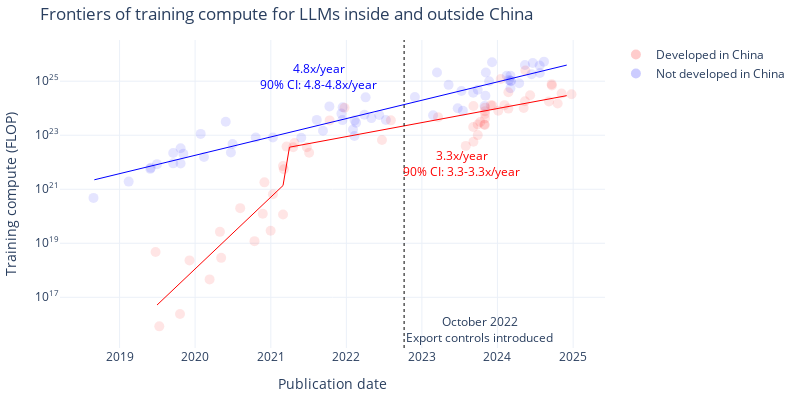

Notebook source saved alongside this figure:
### Code cell
# Graph of the different model fits using plotly
model_types = {
    'Non-China': 'Simple',
    'China': 'Discontinuity',
}
# Parameters for each model selection
model_params = {
    'Simple': {
        'kink_count': 0,
        'allow_discontinuities': False,
    },
    'One kink': {
        'kink_count': 1,
        'allow_discontinuities': False,
    },
    'Discontinuity': {
        'kink_count': 1,
        'allow_discontinuities': True,
    }
}

def plot_model(df, model_types, model_params):
    fig = go.Figure()

    # Plot the original data points
    df_non_china = df[df['category'] == 'Non-China']
    df_china = df[df['category'] == 'China']

    fig.add_trace(go.Scatter(
        x=df_non_china['date'], y=df_non_china['log_flop'],
        mode='markers', name='Not developed in China', text=df_non_china['Model'],
        marker=dict(color=colors['Non-China'], opacity=0.1, size=10)
    ))
    fig.add_trace(go.Scatter(
        x=df_china['date'], y=df_china['log_flop'],
        mode='markers', name='Developed in China', text=df_china['Model'],
        marker=dict(color=colors['China'], opacity=0.1, size=10)
    ))

    # Show the export controls date
    # Convert 2022-10-07 to seconds since epoch
    export_controls_date = pd.Timestamp('2022-10-07').value / 1e6
    fig.add_vline(x=export_controls_date, line_color='black', line_width=1, line_dash='dot', 
        annotation_text='October 2022<br>Export controls introduced', annotation_position='bottom right')

    # non_china_date_grid = pd.date_range(start=non_china_df['date'].min(), end=non_china_df['date'].max(), freq='MS')
    # china_date_grid = pd.date_range(start=china_df['date'].min(), end=china_df['date'].max(), freq='MS')
    date_grid = pd.date_range(start=df['date'].min(), end=df['date'].max(), freq='MS')

    trend_dfs = {}
    ci_dfs = {}
    fit_results = {}
    for category, model_type in model_types.items():
        params = model_params[model_type]
        fit_result = fit_n_phase_exponential(df[df['category'] == category], **params)
        fit_results[category] = fit_result

        # Get the month of the first point, then use that to index the date_grid
        start_month = df[df['category'] == category]['date'].min().month + 1
        start_index = np.where(date_grid.month == start_month)[0][0]
        log_flop = fit_result.predict(pd.Series(date_grid))
        # To plot the bootstrapped mean prediction instead:
        # log_flop = np.mean(regression_data[category]['bootstrap_predictions'][model_type], axis=0)

        trend_dfs[category] = pd.DataFrame({
            'date': date_grid[start_index:],
            'log_flop': log_flop[start_index:],
        })

        # Get the confidence intervals
        ci_data = calculate_confidence_intervals(regression_data[category]['bootstrap_predictions'], percentile=90)
        ci_dfs[category] = pd.DataFrame({
            'date': date_grid[start_index:],
            'lower': ci_data[model_type]['lower'][start_index:],
            'upper': ci_data[model_type]['upper'][start_index:],
        })

        # Plot the best fit line with confidence intervals
        fig.add_trace(go.Scatter(
            x=date_grid[start_index:], y=log_flop[start_index:],
            mode='lines', name=f'{category} best fit line',
            line=dict(color=colors[category], width=1),
            showlegend=False,
        ))
        fig.add_trace(go.Scatter(
            x=date_grid[start_index:],
            y=ci_data[model_type]['lower'][start_index:],
            mode='lines',
            line=dict(color=colors[category], width=0),
            showlegend=False,
        ))
        fig.add_trace(go.Scatter(
            x=date_grid[start_index:],
            y=ci_data[model_type]['upper'][start_index:],
            mode='lines',
            fill='tonexty',
            fillcolor='rgba(0,0,255,0.1)' if category == 'Non-China' else 'rgba(255,0,0,0.1)',
            line=dict(color=colors[category], width=0),
            name=f'{category} 90% CI',
            showlegend=False,
        ))

    # Add slope labels
    for category in ['Non-China', 'China']:
        category_df = df[df['category'] == category]
        points = [category_df['date'].min()] + fit_results[category].break_points_dt + [category_df['date'].max()]
        model_type = model_types[category]
        best_slope = 10**regression_data[category]['models'][model_type].oom_year_slopes[-1]
        slopes = bootstrap_summary_data[category]['bootstrap_slopes'][model_type]
        slope_label = f'{best_slope:.1f}x/year<br>90% CI: {slopes[0]:.1f}-{slopes[1]:.1f}x/year'
        for i in range(len(points) - 2, len(points) - 1):
            mid = points[i] + (points[i+1] - points[i]) / 2
            if category == 'China':
                mid += pd.Timedelta(days=150)
            y = fit_results[category].predict(pd.Series([mid]))[0]
            fig.add_annotation(
                x=mid, y=y + 1.8 * (1 if category == 'Non-China' else -1),
                text=slope_label,
                showarrow=False,
                font=dict(size=12, color=colors[category])
            )

    # Update layout
    title = f'Frontiers of training compute for LLMs inside and outside China'
    fig.update_layout(
        template='plotly_white',
        width=800,
        height=400,
        title=title,
        xaxis_title='Publication date',
        yaxis_title='Training compute (FLOP)',
        legend_title='',
        margin=dict(l=10, r=10, t=40, b=10),
        yaxis=dict(
            tickmode='array',
            tickvals=list(range(int(df['log_flop'].min()), int(df['log_flop'].max())+2, 2)),
            ticktext=[f'10<sup>{i}</sup>' for i in range(int(df['log_flop'].min()), int(df['log_flop'].max())+2, 2)]
        )
    )

    if save:
        fname = f'compute_regression_china_model={model_types["China"]}_non_china_model={model_types["Non-China"]}_model_selection={model_selection}_frontier={frontier_selection}_top{top_n}_cutoff={cutoff_date}'
        save_plot(fig, results_dir, fname)
        
        slope_df = pd.DataFrame({
            'Category': ['Non-China', 'China'],
            'Best fit slope': [10**regression_data[category]['models'][model_types[category]].oom_year_slopes[-1] for category in ['Non-China', 'China']],
            '90% CI lower': [bootstrap_summary_data[category]['bootstrap_slopes'][model_types[category]][0] for category in ['Non-China', 'China']],
            '90% CI upper': [bootstrap_summary_data[category]['bootstrap_slopes'][model_types[category]][1] for category in ['Non-China', 'China']],
        })
        slope_df.to_csv(results_dir + f'plot_data/recent_slopes_{fname}.csv', index=False)

        df_non_china[['Model', 'Organization', 'date', 'log_flop']].to_csv(results_dir + f'plot_data/non_china_scatter_{fname}.csv', index=False)
        df_china[['Model', 'Organization', 'date', 'log_flop']].to_csv(results_dir + f'plot_data/china_scatter_{fname}.csv', index=False)
        trend_dfs['Non-China'][['date', 'log_flop']].to_csv(results_dir + f'plot_data/non_china_best_fit_line_{fname}.csv', index=False)
        trend_dfs['China'][['date', 'log_flop']].to_csv(results_dir + f'plot_data/china_best_fit_line_{fname}.csv', index=False)
        ci_dfs['Non-China'][['date', 'lower', 'upper']].to_csv(results_dir + f'plot_data/non_china_ci_{fname}.csv', index=False)
        ci_dfs['China'][['date', 'lower', 'upper']].to_csv(results_dir + f'plot_data/china_ci_{fname}.csv', index=False)


    for category in ['Non-China', 'China']:
        print(category)
        fit_result = fit_results[category]
        simple_fit = fit_n_phase_exponential(df[df['category'] == category], 0)
        bayes_factor = np.exp(-0.5 * (fit_result.bic - simple_fit.bic))
        unadjusted_bayes_factor = np.exp(-0.5 * (fit_result.bic - (simple_fit.bic + 2*np.log(len(df[df['category'] == category])))))

        print(f"BIC score: {fit_result.bic}")
        bic_score_difference = fit_result.bic - simple_fit.bic
        if bic_score_difference > 0:
            print(f"The simple exponential is preferred over this fit by a BIC score difference of {fit_result.bic - simple_fit.bic}")
        if bic_score_difference < 0:
            print(f"This fit is preferred over a simple exponential by a BIC score difference of {-(fit_result.bic - simple_fit.bic)}")

    fig.show()

    return fit_result

fit_result = plot_model(df_filtered, model_types, model_params)

### Figure 1 — Plotly figure (JSON) as saved in the notebook; plotly's stock layout.template omitted (floating-point values rounded to 4 significant figures)
{"data": [{"marker": {"color": "blue", "opacity": 0.1, "size": 10}, "mode": "markers", "name": "Not developed in China", "text": ["Big Transformer for Back-Translation", "GPT-2 (1.5B)", "Grover-Mega", "XLNet", "RoBERTa Large", "Megatron-LM (8.3B)", "Megatron-BERT", "T5-11B", "T5-3B", "XLM-RoBERTa", "Meena", "Turing-NLG", "GPT-3 175B (davinci)", "GPT-3 13B", "GShard (dense)", "mT5-XXL", "Switch", "ByT5-XXL", "Jurassic-1-Jumbo", "HyperCLOVA 82B", "Megatron-Turing NLG 530B", "Gopher (280B)", "GLaM", "EXAONE 1.0", "AlphaCode", "GPT-NeoX-20B", "LaMDA", "ST-MoE", "Chinchilla", "PaLM (540B)", "OPT-175B", "BIG-G 137B", "BLOOM-176B", "GPT-3.5", "LLaMA-65B", "GPT-4", "PaLM 2", "Inflection-1", "Claude 2", "Llama 2-70B", "Falcon-180B", "Amazon Titan", "Mi:dm 200B", "Grok-1", "GPT-4 Turbo", "Inflection-2", "Gemini 1.0 Ultra", "Gemini 1.5 Pro", "Mistral Large", "Claude 3 Opus", "Aramco Metabrain AI", "Claude 3 Sonnet", "Inflection-2.5", "Reka Core", "GPT-4o", "Nemotron-4 340B", "Claude 3.5 Sonnet", "Llama 3.1-405B", "Mistral Large 2", "Grok-2"], "type": "scatter", "x": ["2018-08-28T00:00:00", "2019-02-14T00:00:00", "2019-05-29T00:00:00", "2019-06-01T00:00:00", "2019-07-01T00:00:00", "2019-09-17T00:00:00", "2019-09-17T00:00:00", "2019-10-23T00:00:00", "2019-10-23T00:00:00", "2019-11-05T00:00:00", "2020-01-28T00:00:00", "2020-02-13T00:00:00", "2020-05-28T00:00:00", "2020-06-22T00:00:00", "2020-06-30T00:00:00", "2020-10-20T00:00:00", "2021-01-11T00:00:00", "2021-05-28T00:00:00", "2021-08-11T00:00:00", "2021-09-10T00:00:00", "2021-10-11T00:00:00", "2021-12-08T00:00:00", "2021-12-13T00:00:00", "2021-12-14T00:00:00", "2022-02-02T00:00:00", "2022-02-09T00:00:00", "2022-02-10T00:00:00", "2022-02-17T00:00:00", "2022-03-29T00:00:00", "2022-04-04T00:00:00", "2022-05-02T00:00:00", "2022-06-09T00:00:00", "2022-07-11T00:00:00", "2022-11-28T00:00:00", "2023-02-24T00:00:00", "2023-03-15T00:00:00", "2023-05-10T00:00:00", "2023-06-23T00:00:00", "2023-07-11T00:00:00", "2023-07-18T00:00:00", "2023-09-06T00:00:00", "2023-09-28T00:00:00", "2023-10-31T00:00:00", "2023-11-04T00:00:00", "2023-11-06T00:00:00", "2023-11-22T00:00:00", "2023-12-06T00:00:00", "2024-02-15T00:00:00", "2024-02-26T00:00:00", "2024-03-04T00:00:00", "2024-03-04T00:00:00", "2024-03-04T00:00:00", "2024-03-07T00:00:00", "2024-04-15T00:00:00", "2024-05-13T00:00:00", "2024-06-14T00:00:00", "2024-06-20T00:00:00", "2024-07-23T00:00:00", "2024-07-24T00:00:00", "2024-08-13T00:00:00"], "y": [20.68, 21.28, 21.76, 21.79, 21.93, 21.96, 22.34, 22.52, 21.95, 22.32, 23.05, 22.2, 23.5, 22.36, 22.68, 22.91, 22.91, 22.91, 23.57, 23.17, 24.07, 23.8, 23.56, 24.03, 23.21, 22.97, 23.55, 23.46, 23.76, 24.4, 23.63, 23.75, 23.56, 24.41, 23.74, 25.32, 24.87, 24.0, 24.64, 23.91, 24.58, 24.68, 24.08, 24.46, 25.32, 25.0, 25.7, 25.2, 25.05, 25.2, 25.02, 24.74, 25.0, 24.92, 25.6, 25.26, 25.67, 25.58, 25.3, 25.72]}, {"marker": {"color": "red", "opacity": 0.1, "size": 10}, "mode": "markers", "name": "Developed in China", "text": ["Tensorized Transformer (257M)", "R-Transformer", "LSTM(large)+Sememe+cell", "MMLSTM", "TransformerXL + spectrum control", "Segatron XL large, M=384", "NAS+ESS (156M)", "ERNIE-GEN (large)", "Memformer (4 encoder + 16 decoder)", "KEPLER", "CPM-Large", "ERNIE-Doc (247M)", "Wu Dao - Wen Yuan", "Wu Dao - Wen Lan", "Wu Dao - Wen Hui", "M6-T", "GLM-10B", "PLUG", "PanGu-α", "CPM-2", "ERNIE 3.0", "Yuan 1.0", "ERNIE 3.0 Titan", "CodeGeeX", "GLM-130B", "PanGu-Σ", "JIANG", "Baichuan2-13B", "Hunyuan", "FLM-101B", "Qwen-7B", "Qwen-14B", "CodeFuse-13B", "Skywork-13B", "Nanbeige-16B", "BlueLM 70B", "Yi-34B", "BlueLM 130B", "BlueLM 175B", "Qwen-72B", "XVERSE-65B-2", "DeepSeek LLM 67B", "GLM-4 (0116)", "Qwen1.5-72B", "MegaScale (530B)", "MegaScale (Production)", "DeepSeek-V2 (MoE-236B)", "Yi-Large", "Doubao-pro", "Qwen2-72B", "DeepSeek-V2.5", "Qwen2.5-72B", "Telechat2-115B", "Yi-Lightning", "Hunyuan-Large", "DeepSeek-V3"], "type": "scatter", "x": ["2019-06-24T00:00:00", "2019-07-12T00:00:00", "2019-10-20T00:00:00", "2019-12-05T00:00:00", "2020-03-11T00:00:00", "2020-04-30T00:00:00", "2020-05-06T00:00:00", "2020-08-06T00:00:00", "2020-10-14T00:00:00", "2020-11-23T00:00:00", "2020-12-01T00:00:00", "2020-12-31T00:00:00", "2021-01-11T00:00:00", "2021-03-01T00:00:00", "2021-03-01T00:00:00", "2021-03-05T00:00:00", "2021-03-18T00:00:00", "2021-04-19T00:00:00", "2021-04-25T00:00:00", "2021-06-24T00:00:00", "2021-07-05T00:00:00", "2021-10-12T00:00:00", "2021-12-23T00:00:00", "2022-06-22T00:00:00", "2022-08-04T00:00:00", "2023-03-20T00:00:00", "2023-08-01T00:00:00", "2023-09-06T00:00:00", "2023-09-07T00:00:00", "2023-09-07T00:00:00", "2023-09-28T00:00:00", "2023-09-28T00:00:00", "2023-10-10T00:00:00", "2023-10-30T00:00:00", "2023-11-01T00:00:00", "2023-11-02T00:00:00", "2023-11-02T00:00:00", "2023-11-02T00:00:00", "2023-11-02T00:00:00", "2023-11-30T00:00:00", "2023-12-08T00:00:00", "2024-01-05T00:00:00", "2024-01-17T00:00:00", "2024-02-04T00:00:00", "2024-02-23T00:00:00", "2024-02-23T00:00:00", "2024-05-07T00:00:00", "2024-05-13T00:00:00", "2024-05-15T00:00:00", "2024-06-07T00:00:00", "2024-09-06T00:00:00", "2024-09-19T00:00:00", "2024-09-20T00:00:00", "2024-10-18T00:00:00", "2024-11-06T00:00:00", "2024-12-24T00:00:00"], "y": [18.68, 15.92, 16.38, 18.37, 17.66, 19.42, 18.46, 20.3, 19.08, 20.09, 21.26, 19.46, 20.81, 21.86, 20.06, 21.74, 22.58, 22.56, 22.71, 22.56, 22.35, 23.55, 24.02, 22.82, 23.55, 23.67, 22.61, 23.31, 24.08, 22.76, 23.0, 23.4, 23.49, 23.4, 23.38, 23.62, 23.79, 23.89, 24.02, 24.11, 24.1, 23.91, 25.08, 24.11, 23.99, 24.59, 24.01, 24.26, 25.4, 24.48, 24.25, 24.89, 24.84, 24.18, 24.54, 24.52]}, {"line": {"color": "blue", "width": 1}, "mode": "lines", "name": "Non-China best fit line", "showlegend": false, "type": "scatter", "x": ["2018-09-01T00:00:00", "2018-10-01T00:00:00", "2018-11-01T00:00:00", "2018-12-01T00:00:00", "2019-01-01T00:00:00", "2019-02-01T00:00:00", "2019-03-01T00:00:00", "2019-04-01T00:00:00", "2019-05-01T00:00:00", "2019-06-01T00:00:00", "2019-07-01T00:00:00", "2019-08-01T00:00:00", "2019-09-01T00:00:00", "2019-10-01T00:00:00", "2019-11-01T00:00:00", "2019-12-01T00:00:00", "2020-01-01T00:00:00", "2020-02-01T00:00:00", "2020-03-01T00:00:00", "2020-04-01T00:00:00", "2020-05-01T00:00:00", "2020-06-01T00:00:00", "2020-07-01T00:00:00", "2020-08-01T00:00:00", "2020-09-01T00:00:00", "2020-10-01T00:00:00", "2020-11-01T00:00:00", "2020-12-01T00:00:00", "2021-01-01T00:00:00", "2021-02-01T00:00:00", "2021-03-01T00:00:00", "2021-04-01T00:00:00", "2021-05-01T00:00:00", "2021-06-01T00:00:00", "2021-07-01T00:00:00", "2021-08-01T00:00:00", "2021-09-01T00:00:00", "2021-10-01T00:00:00", "2021-11-01T00:00:00", "2021-12-01T00:00:00", "2022-01-01T00:00:00", "2022-02-01T00:00:00", "2022-03-01T00:00:00", "2022-04-01T00:00:00", "2022-05-01T00:00:00", "2022-06-01T00:00:00", "2022-07-01T00:00:00", "2022-08-01T00:00:00", "2022-09-01T00:00:00", "2022-10-01T00:00:00", "2022-11-01T00:00:00", "2022-12-01T00:00:00", "2023-01-01T00:00:00", "2023-02-01T00:00:00", "2023-03-01T00:00:00", "2023-04-01T00:00:00", "2023-05-01T00:00:00", "2023-06-01T00:00:00", "2023-07-01T00:00:00", "2023-08-01T00:00:00", "2023-09-01T00:00:00", "2023-10-01T00:00:00", "2023-11-01T00:00:00", "2023-12-01T00:00:00", "2024-01-01T00:00:00", "2024-02-01T00:00:00", "2024-03-01T00:00:00", "2024-04-01T00:00:00", "2024-05-01T00:00:00", "2024-06-01T00:00:00", "2024-07-01T00:00:00", "2024-08-01T00:00:00", "2024-09-01T00:00:00", "2024-10-01T00:00:00", "2024-11-01T00:00:00", "2024-12-01T00:00:00"], "y": [21.35, 21.41, 21.46, 21.52, 21.58, 21.63, 21.69, 21.74, 21.8, 21.86, 21.91, 21.97, 22.03, 22.09, 22.14, 22.2, 22.26, 22.31, 22.37, 22.43, 22.48, 22.54, 22.59, 22.65, 22.71, 22.77, 22.82, 22.88, 22.94, 22.99, 23.05, 23.1, 23.16, 23.22, 23.27, 23.33, 23.39, 23.44, 23.5, 23.56, 23.62, 23.67, 23.73, 23.78, 23.84, 23.9, 23.95, 24.01, 24.07, 24.12, 24.18, 24.24, 24.3, 24.35, 24.4, 24.46, 24.52, 24.58, 24.63, 24.69, 24.75, 24.8, 24.86, 24.92, 24.97, 25.03, 25.09, 25.14, 25.2, 25.26, 25.31, 25.37, 25.43, 25.48, 25.54, 25.6]}, {"line": {"color": "blue", "width": 0}, "mode": "lines", "showlegend": false, "type": "scatter", "x": ["2018-09-01T00:00:00", "2018-10-01T00:00:00", "2018-11-01T00:00:00", "2018-12-01T00:00:00", "2019-01-01T00:00:00", "2019-02-01T00:00:00", "2019-03-01T00:00:00", "2019-04-01T00:00:00", "2019-05-01T00:00:00", "2019-06-01T00:00:00", "2019-07-01T00:00:00", "2019-08-01T00:00:00", "2019-09-01T00:00:00", "2019-10-01T00:00:00", "2019-11-01T00:00:00", "2019-12-01T00:00:00", "2020-01-01T00:00:00", "2020-02-01T00:00:00", "2020-03-01T00:00:00", "2020-04-01T00:00:00", "2020-05-01T00:00:00", "2020-06-01T00:00:00", "2020-07-01T00:00:00", "2020-08-01T00:00:00", "2020-09-01T00:00:00", "2020-10-01T00:00:00", "2020-11-01T00:00:00", "2020-12-01T00:00:00", "2021-01-01T00:00:00", "2021-02-01T00:00:00", "2021-03-01T00:00:00", "2021-04-01T00:00:00", "2021-05-01T00:00:00", "2021-06-01T00:00:00", "2021-07-01T00:00:00", "2021-08-01T00:00:00", "2021-09-01T00:00:00", "2021-10-01T00:00:00", "2021-11-01T00:00:00", "2021-12-01T00:00:00", "2022-01-01T00:00:00", "2022-02-01T00:00:00", "2022-03-01T00:00:00", "2022-04-01T00:00:00", "2022-05-01T00:00:00", "2022-06-01T00:00:00", "2022-07-01T00:00:00", "2022-08-01T00:00:00", "2022-09-01T00:00:00", "2022-10-01T00:00:00", "2022-11-01T00:00:00", "2022-12-01T00:00:00", "2023-01-01T00:00:00", "2023-02-01T00:00:00", "2023-03-01T00:00:00", "2023-04-01T00:00:00", "2023-05-01T00:00:00", "2023-06-01T00:00:00", "2023-07-01T00:00:00", "2023-08-01T00:00:00", "2023-09-01T00:00:00", "2023-10-01T00:00:00", "2023-11-01T00:00:00", "2023-12-01T00:00:00", "2024-01-01T00:00:00", "2024-02-01T00:00:00", "2024-03-01T00:00:00", "2024-04-01T00:00:00", "2024-05-01T00:00:00", "2024-06-01T00:00:00", "2024-07-01T00:00:00", "2024-08-01T00:00:00", "2024-09-01T00:00:00", "2024-10-01T00:00:00", "2024-11-01T00:00:00", "2024-12-01T00:00:00"], "y": [21.35, 21.41, 21.46, 21.52, 21.58, 21.63, 21.69, 21.74, 21.8, 21.86, 21.91, 21.97, 22.03, 22.09, 22.14, 22.2, 22.26, 22.31, 22.37, 22.43, 22.48, 22.54, 22.59, 22.65, 22.71, 22.77, 22.82, 22.88, 22.94, 22.99, 23.05, 23.1, 23.16, 23.22, 23.27, 23.33, 23.39, 23.44, 23.5, 23.56, 23.62, 23.67, 23.73, 23.78, 23.84, 23.9, 23.95, 24.01, 24.07, 24.12, 24.18, 24.24, 24.3, 24.35, 24.4, 24.46, 24.52, 24.58, 24.63, 24.69, 24.75, 24.8, 24.86, 24.92, 24.97, 25.03, 25.09, 25.14, 25.2, 25.26, 25.31, 25.37, 25.43, 25.48, 25.54, 25.6]}, {"fill": "tonexty", "fillcolor": "rgba(0,0,255,0.1)", "line": {"color": "blue", "width": 0}, "mode": "lines", "name": "Non-China 90% CI", "showlegend": false, "type": "scatter", "x": ["2018-09-01T00:00:00", "2018-10-01T00:00:00", "2018-11-01T00:00:00", "2018-12-01T00:00:00", "2019-01-01T00:00:00", "2019-02-01T00:00:00", "2019-03-01T00:00:00", "2019-04-01T00:00:00", "2019-05-01T00:00:00", "2019-06-01T00:00:00", "2019-07-01T00:00:00", "2019-08-01T00:00:00", "2019-09-01T00:00:00", "2019-10-01T00:00:00", "2019-11-01T00:00:00", "2019-12-01T00:00:00", "2020-01-01T00:00:00", "2020-02-01T00:00:00", "2020-03-01T00:00:00", "2020-04-01T00:00:00", "2020-05-01T00:00:00", "2020-06-01T00:00:00", "2020-07-01T00:00:00", "2020-08-01T00:00:00", "2020-09-01T00:00:00", "2020-10-01T00:00:00", "2020-11-01T00:00:00", "2020-12-01T00:00:00", "2021-01-01T00:00:00", "2021-02-01T00:00:00", "2021-03-01T00:00:00", "2021-04-01T00:00:00", "2021-05-01T00:00:00", "2021-06-01T00:00:00", "2021-07-01T00:00:00", "2021-08-01T00:00:00", "2021-09-01T00:00:00", "2021-10-01T00:00:00", "2021-11-01T00:00:00", "2021-12-01T00:00:00", "2022-01-01T00:00:00", "2022-02-01T00:00:00", "2022-03-01T00:00:00", "2022-04-01T00:00:00", "2022-05-01T00:00:00", "2022-06-01T00:00:00", "2022-07-01T00:00:00", "2022-08-01T00:00:00", "2022-09-01T00:00:00", "2022-10-01T00:00:00", "2022-11-01T00:00:00", "2022-12-01T00:00:00", "2023-01-01T00:00:00", "2023-02-01T00:00:00", "2023-03-01T00:00:00", "2023-04-01T00:00:00", "2023-05-01T00:00:00", "2023-06-01T00:00:00", "2023-07-01T00:00:00", "2023-08-01T00:00:00", "2023-09-01T00:00:00", "2023-10-01T00:00:00", "2023-11-01T00:00:00", "2023-12-01T00:00:00", "2024-01-01T00:00:00", "2024-02-01T00:00:00", "2024-03-01T00:00:00", "2024-04-01T00:00:00", "2024-05-01T00:00:00", "2024-06-01T00:00:00", "2024-07-01T00:00:00", "2024-08-01T00:00:00", "2024-09-01T00:00:00", "2024-10-01T00:00:00", "2024-11-01T00:00:00", "2024-12-01T00:00:00"], "y": [21.35, 21.41, 21.46, 21.52, 21.58, 21.63, 21.69, 21.74, 21.8, 21.86, 21.91, 21.97, 22.03, 22.09, 22.14, 22.2, 22.26, 22.31, 22.37, 22.43, 22.48, 22.54, 22.59, 22.65, 22.71, 22.77, 22.82, 22.88, 22.94, 22.99, 23.05, 23.1, 23.16, 23.22, 23.27, 23.33, 23.39, 23.44, 23.5, 23.56, 23.62, 23.67, 23.73, 23.78, 23.84, 23.9, 23.95, 24.01, 24.07, 24.12, 24.18, 24.24, 24.3, 24.35, 24.4, 24.46, 24.52, 24.58, 24.63, 24.69, 24.75, 24.8, 24.86, 24.92, 24.97, 25.03, 25.09, 25.14, 25.2, 25.26, 25.31, 25.37, 25.43, 25.48, 25.54, 25.6]}, {"line": {"color": "red", "width": 1}, "mode": "lines", "name": "China best fit line", "showlegend": false, "type": "scatter", "x": ["2019-07-01T00:00:00", "2019-08-01T00:00:00", "2019-09-01T00:00:00", "2019-10-01T00:00:00", "2019-11-01T00:00:00", "2019-12-01T00:00:00", "2020-01-01T00:00:00", "2020-02-01T00:00:00", "2020-03-01T00:00:00", "2020-04-01T00:00:00", "2020-05-01T00:00:00", "2020-06-01T00:00:00", "2020-07-01T00:00:00", "2020-08-01T00:00:00", "2020-09-01T00:00:00", "2020-10-01T00:00:00", "2020-11-01T00:00:00", "2020-12-01T00:00:00", "2021-01-01T00:00:00", "2021-02-01T00:00:00", "2021-03-01T00:00:00", "2021-04-01T00:00:00", "2021-05-01T00:00:00", "2021-06-01T00:00:00", "2021-07-01T00:00:00", "2021-08-01T00:00:00", "2021-09-01T00:00:00", "2021-10-01T00:00:00", "2021-11-01T00:00:00", "2021-12-01T00:00:00", "2022-01-01T00:00:00", "2022-02-01T00:00:00", "2022-03-01T00:00:00", "2022-04-01T00:00:00", "2022-05-01T00:00:00", "2022-06-01T00:00:00", "2022-07-01T00:00:00", "2022-08-01T00:00:00", "2022-09-01T00:00:00", "2022-10-01T00:00:00", "2022-11-01T00:00:00", "2022-12-01T00:00:00", "2023-01-01T00:00:00", "2023-02-01T00:00:00", "2023-03-01T00:00:00", "2023-04-01T00:00:00", "2023-05-01T00:00:00", "2023-06-01T00:00:00", "2023-07-01T00:00:00", "2023-08-01T00:00:00", "2023-09-01T00:00:00", "2023-10-01T00:00:00", "2023-11-01T00:00:00", "2023-12-01T00:00:00", "2024-01-01T00:00:00", "2024-02-01T00:00:00", "2024-03-01T00:00:00", "2024-04-01T00:00:00", "2024-05-01T00:00:00", "2024-06-01T00:00:00", "2024-07-01T00:00:00", "2024-08-01T00:00:00", "2024-09-01T00:00:00", "2024-10-01T00:00:00", "2024-11-01T00:00:00", "2024-12-01T00:00:00"], "y": [16.71, 16.94, 17.16, 17.38, 17.61, 17.83, 18.05, 18.28, 18.49, 18.71, 18.93, 19.15, 19.37, 19.6, 19.82, 20.04, 20.27, 20.48, 20.71, 20.93, 21.14, 22.56, 22.6, 22.64, 22.69, 22.73, 22.78, 22.82, 22.86, 22.9, 22.95, 22.99, 23.03, 23.08, 23.12, 23.16, 23.21, 23.25, 23.29, 23.34, 23.38, 23.42, 23.47, 23.51, 23.55, 23.6, 23.64, 23.68, 23.73, 23.77, 23.81, 23.86, 23.9, 23.94, 23.99, 24.03, 24.07, 24.12, 24.16, 24.2, 24.25, 24.29, 24.34, 24.38, 24.42, 24.47]}, {"line": {"color": "red", "width": 0}, "mode": "lines", "showlegend": false, "type": "scatter", "x": ["2019-07-01T00:00:00", "2019-08-01T00:00:00", "2019-09-01T00:00:00", "2019-10-01T00:00:00", "2019-11-01T00:00:00", "2019-12-01T00:00:00", "2020-01-01T00:00:00", "2020-02-01T00:00:00", "2020-03-01T00:00:00", "2020-04-01T00:00:00", "2020-05-01T00:00:00", "2020-06-01T00:00:00", "2020-07-01T00:00:00", "2020-08-01T00:00:00", "2020-09-01T00:00:00", "2020-10-01T00:00:00", "2020-11-01T00:00:00", "2020-12-01T00:00:00", "2021-01-01T00:00:00", "2021-02-01T00:00:00", "2021-03-01T00:00:00", "2021-04-01T00:00:00", "2021-05-01T00:00:00", "2021-06-01T00:00:00", "2021-07-01T00:00:00", "2021-08-01T00:00:00", "2021-09-01T00:00:00", "2021-10-01T00:00:00", "2021-11-01T00:00:00", "2021-12-01T00:00:00", "2022-01-01T00:00:00", "2022-02-01T00:00:00", "2022-03-01T00:00:00", "2022-04-01T00:00:00", "2022-05-01T00:00:00", "2022-06-01T00:00:00", "2022-07-01T00:00:00", "2022-08-01T00:00:00", "2022-09-01T00:00:00", "2022-10-01T00:00:00", "2022-11-01T00:00:00", "2022-12-01T00:00:00", "2023-01-01T00:00:00", "2023-02-01T00:00:00", "2023-03-01T00:00:00", "2023-04-01T00:00:00", "2023-05-01T00:00:00", "2023-06-01T00:00:00", "2023-07-01T00:00:00", "2023-08-01T00:00:00", "2023-09-01T00:00:00", "2023-10-01T00:00:00", "2023-11-01T00:00:00", "2023-12-01T00:00:00", "2024-01-01T00:00:00", "2024-02-01T00:00:00", "2024-03-01T00:00:00", "2024-04-01T00:00:00", "2024-05-01T00:00:00", "2024-06-01T00:00:00", "2024-07-01T00:00:00", "2024-08-01T00:00:00", "2024-09-01T00:00:00", "2024-10-01T00:00:00", "2024-11-01T00:00:00", "2024-12-01T00:00:00"], "y": [16.71, 16.94, 17.16, 17.38, 17.61, 17.83, 18.05, 18.28, 18.49, 18.71, 18.93, 19.15, 19.37, 19.6, 19.82, 20.04, 20.27, 20.48, 20.71, 20.93, 21.14, 22.56, 22.6, 22.64, 22.69, 22.73, 22.78, 22.82, 22.86, 22.9, 22.95, 22.99, 23.03, 23.08, 23.12, 23.16, 23.21, 23.25, 23.29, 23.34, 23.38, 23.42, 23.47, 23.51, 23.55, 23.6, 23.64, 23.68, 23.73, 23.77, 23.81, 23.86, 23.9, 23.94, 23.99, 24.03, 24.07, 24.12, 24.16, 24.2, 24.25, 24.29, 24.34, 24.38, 24.42, 24.47]}, {"fill": "tonexty", "fillcolor": "rgba(255,0,0,0.1)", "line": {"color": "red", "width": 0}, "mode": "lines", "name": "China 90% CI", "showlegend": false, "type": "scatter", "x": ["2019-07-01T00:00:00", "2019-08-01T00:00:00", "2019-09-01T00:00:00", "2019-10-01T00:00:00", "2019-11-01T00:00:00", "2019-12-01T00:00:00", "2020-01-01T00:00:00", "2020-02-01T00:00:00", "2020-03-01T00:00:00", "2020-04-01T00:00:00", "2020-05-01T00:00:00", "2020-06-01T00:00:00", "2020-07-01T00:00:00", "2020-08-01T00:00:00", "2020-09-01T00:00:00", "2020-10-01T00:00:00", "2020-11-01T00:00:00", "2020-12-01T00:00:00", "2021-01-01T00:00:00", "2021-02-01T00:00:00", "2021-03-01T00:00:00", "2021-04-01T00:00:00", "2021-05-01T00:00:00", "2021-06-01T00:00:00", "2021-07-01T00:00:00", "2021-08-01T00:00:00", "2021-09-01T00:00:00", "2021-10-01T00:00:00", "2021-11-01T00:00:00", "2021-12-01T00:00:00", "2022-01-01T00:00:00", "2022-02-01T00:00:00", "2022-03-01T00:00:00", "2022-04-01T00:00:00", "2022-05-01T00:00:00", "2022-06-01T00:00:00", "2022-07-01T00:00:00", "2022-08-01T00:00:00", "2022-09-01T00:00:00", "2022-10-01T00:00:00", "2022-11-01T00:00:00", "2022-12-01T00:00:00", "2023-01-01T00:00:00", "2023-02-01T00:00:00", "2023-03-01T00:00:00", "2023-04-01T00:00:00", "2023-05-01T00:00:00", "2023-06-01T00:00:00", "2023-07-01T00:00:00", "2023-08-01T00:00:00", "2023-09-01T00:00:00", "2023-10-01T00:00:00", "2023-11-01T00:00:00", "2023-12-01T00:00:00", "2024-01-01T00:00:00", "2024-02-01T00:00:00", "2024-03-01T00:00:00", "2024-04-01T00:00:00", "2024-05-01T00:00:00", "2024-06-01T00:00:00", "2024-07-01T00:00:00", "2024-08-01T00:00:00", "2024-09-01T00:00:00", "2024-10-01T00:00:00", "2024-11-01T00:00:00", "2024-12-01T00:00:00"], "y": [16.71, 16.94, 17.16, 17.38, 17.61, 17.83, 18.05, 18.28, 18.49, 18.71, 18.93, 19.15, 19.37, 19.6, 19.82, 20.04, 20.27, 20.48, 20.71, 20.93, 21.14, 22.56, 22.6, 22.64, 22.69, 22.73, 22.78, 22.82, 22.86, 22.9, 22.95, 22.99, 23.03, 23.08, 23.12, 23.16, 23.21, 23.25, 23.29, 23.34, 23.38, 23.42, 23.47, 23.51, 23.55, 23.6, 23.64, 23.68, 23.73, 23.77, 23.81, 23.86, 23.9, 23.94, 23.99, 24.03, 24.07, 24.12, 24.16, 24.2, 24.25, 24.29, 24.34, 24.38, 24.42, 24.47]}], "layout": {"annotations": [{"showarrow": false, "text": "October 2022<br>Export controls introduced", "x": 1665100800000, "xanchor": "left", "xref": "x", "y": 0, "yanchor": "bottom", "yref": "y domain"}, {"font": {"color": "blue", "size": 12}, "showarrow": false, "text": "4.8x/year<br>90% CI: 4.8-4.8x/year", "x": "2021-08-20T12:00:00", "y": 25.17}, {"font": {"color": "red", "size": 12}, "showarrow": false, "text": "3.3x/year<br>90% CI: 3.3-3.3x/year", "x": "2023-07-11T12:00:00", "y": 21.94}], "height": 400, "legend": {"title": {"text": ""}}, "margin": {"b": 10, "l": 10, "r": 10, "t": 40}, "shapes": [{"line": {"color": "black", "dash": "dot", "width": 1}, "type": "line", "x0": 1665100800000, "x1": 1665100800000, "xref": "x", "y0": 0, "y1": 1, "yref": "y domain"}], "title": {"text": "Frontiers of training compute for LLMs inside and outside China"}, "width": 800, "xaxis": {"title": {"text": "Publication date"}}, "yaxis": {"tickmode": "array", "ticktext": ["10<sup>15</sup>", "10<sup>17</sup>", "10<sup>19</sup>", "10<sup>21</sup>", "10<sup>23</sup>", "10<sup>25</sup>"], "tickvals": [15, 17, 19, 21, 23, 25], "title": {"text": "Training compute (FLOP)"}}}}
